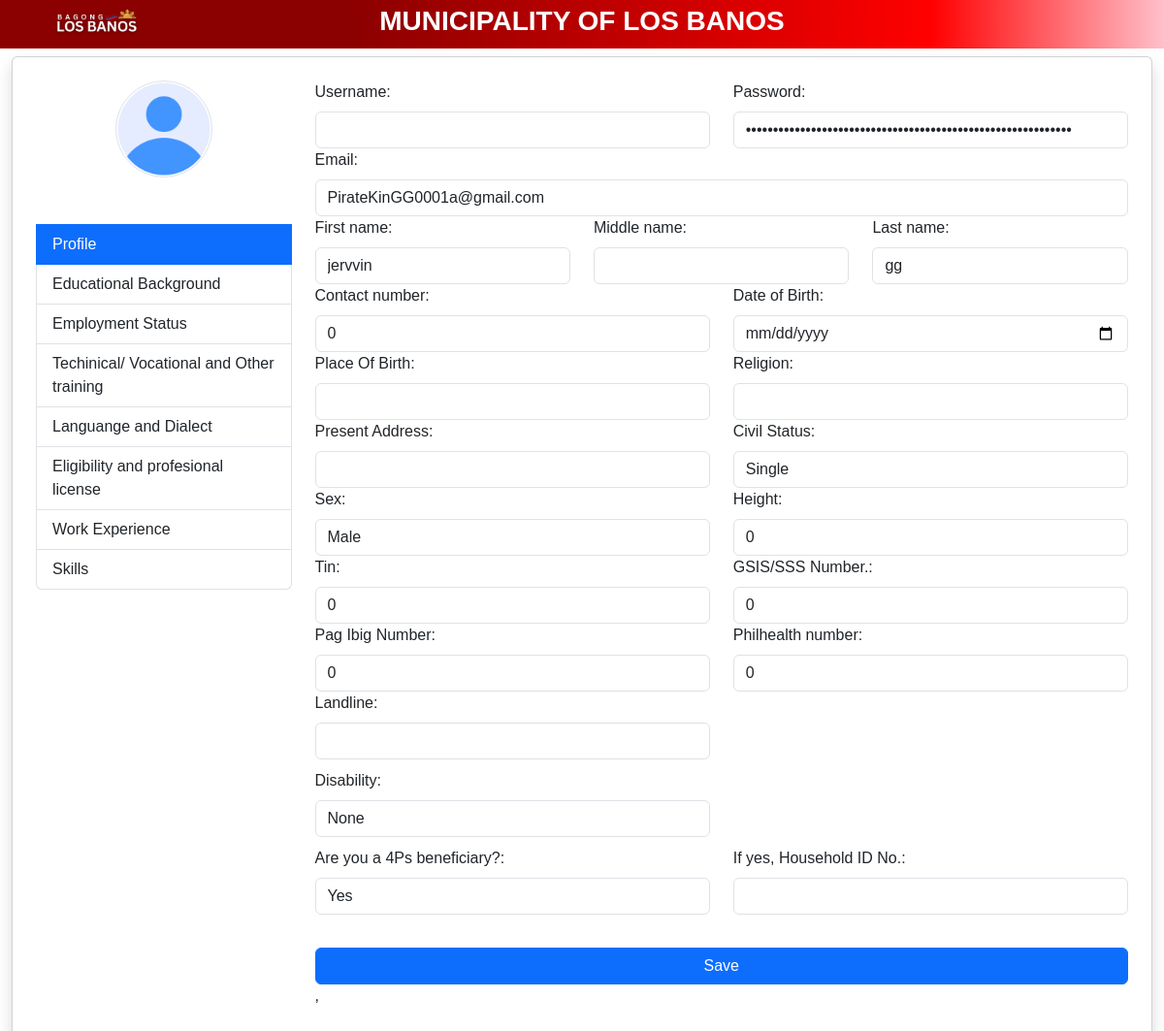
The app's page /Applicant/applicant_profile.php (signed in) with its own data.
### tables this page shows
CREATE TABLE `applicant_profile` (
  `id` int(255) NOT NULL,
  `username` varchar(255) NOT NULL,
  `password` varchar(255) NOT NULL,
  `is_verified` varchar(255) NOT NULL,
  `otp` varchar(255) NOT NULL,
  `otp_expiry` datetime(6) NOT NULL,
  `reset_token` varchar(255) NOT NULL,
  `reset_token_expiry` varchar(255) NOT NULL,
  `email` varchar(255) NOT NULL,
  `fname` varchar(255) NOT NULL,
  `lname` varchar(255) NOT NULL,
  `mname` varchar(255) NOT NULL,
  `dob` date NOT NULL,
  `pob` varchar(255) NOT NULL,
  `age` int(255) NOT NULL,
  `height` int(255) NOT NULL,
  `sex` varchar(255) NOT NULL,
  `civil_status` varchar(255) NOT NULL,
  `contact_no` int(255) NOT NULL,
  `landline` varchar(255) NOT NULL,
  `photo` varchar(255) NOT NULL,
  `house_address` varchar(255) NOT NULL,
  `tin` int(255) NOT NULL,
  `sss_no` int(255) NOT NULL,
  `pagibig_no` int(255) NOT NULL,
  `philhealth_no` int(255) NOT NULL,
  `passport_no` int(255) NOT NULL,
  `school_graduate` varchar(255) NOT NULL,
  `year_graduate` date NOT NULL,
  `course` varchar(255) NOT NULL,
  `work_location` varchar(255) NOT NULL,
  `disability` varchar(255) NOT NULL,
  `selected_option` varchar(255) NOT NULL,
  `four_ps` varchar(255) NOT NULL,
  `prefix` varchar(255) NOT NULL,
  `relegion` varchar(255) NOT NULL,
  `employment_status` varchar(255) NOT NULL,
  `resume` varchar(255) NOT NULL,
  `applicant_type` enum('Training','Employment','','') NOT NULL
);

### Applicant/applicant_profile.php (the view, shortened to what this page needs)
<?php
include "../db.php";
$applicant_profile = $_SESSION['applicant_id'];
$sql = "SELECT * FROM applicant_profile WHERE id = ?";
$stmt = $conn->prepare($sql);
$stmt->bind_param("i", $applicant_profile);
$stmt->execute();
$result = $stmt->get_result();
$row = $result->fetch_assoc();
?>
<!DOCTYPE html>
<html lang="en">
<head>
    <link href="https://cdn.jsdelivr.net/npm/bootstrap@5.3.0-alpha3/dist/css/bootstrap.min.css" rel="stylesheet">
    <link rel="stylesheet" href="https://cdnjs.cloudflare.com/ajax/libs/font-awesome/6.4.2/css/all.min.css">
    <link rel="stylesheet" href="css/profile.css">
    <link href="https://cdn.jsdelivr.net/npm/bootstrap-icons/font/bootstrap-icons.css" rel="stylesheet">
</head>
<body>
    <div class="header">
        <div class="container-fluid">
            <div class="row">
                <div class="col-md-2">
                    <img src="../img/logolb.png" alt="lblogo" style="height: 50px;">
                </div>
                <div class="col-md-8">
                    <h3 style="margin-top: 5px; font-weight: 900; color: #ffffff;">MUNICIPALITY OF LOS BANOS</h3>
                </div>
                <div class="col-md-2 mt-1 position-relative">
                </div>
            </div>
        </div>
    </div>
    <div class="container-xxl mt-2">
        <div class="card p-4 shadow">
            <div class="row">
                <div class="col-md-3">
                    <div class="list-group">
                        <div class="text-center">
                            <?php if(!empty($row['photo'])): ?>
                                <img src="<?php echo $row['photo']; ?>" alt="Profile Picture" class="profile-pic rounded-circle border mb-5" id="profilePic" onclick="document.getElementById('fileInput').click();">
                            <?php else: ?>
                                <img src="../img/user-placeholder.png" alt="Profile Picture" class="profile-pic rounded-circle border mb-5" id="profilePic" onclick="document.getElementById('fileInput').click();">
                            <?php endif; ?>
                        </div>
                        <button class="list-group-item list-group-item-action active" onclick="switchTab(event, 'profile')">Profile</button>
                        <button class="list-group-item list-group-item-action" onclick="switchTab(event, 'educational_background')">Educational Background</button>
                        <button class="list-group-item list-group-item-action" onclick="switchTab(event, 'employment_status')">Employment Status</button>
                        <button class="list-group-item list-group-item-action" onclick="switchTab(event, 'tvo')">Techinical/ Vocational and Other training</button>
                        <button class="list-group-item list-group-item-action" onclick="switchTab(event, 'ld')">Languange and Dialect</button>
                        <button class="list-group-item list-group-item-action" onclick="switchTab(event, 'ep')">Eligibility and profesional license</button>
                        <button class="list-group-item list-group-item-action" onclick="switchTab(event, 'we')">Work Experience</button>
                        <button class="list-group-item list-group-item-action" onclick="switchTab(event, 'ss')">Skills </button>
                    </div>
                </div>
                <div class="col-md-9">
                    <div id="profile" class="tab-content" style="display:block;">
                        <form action="process/save_profile1.php" method="post" enctype="multipart/form-data" class="needs-validation" novalidate>
                                <div class="row">
                                    <div class="col-md-6">
                                            <label class="form-label">Username:</label>
                                            <input type="text" name="name" class="form-control" value="<?php echo isset($row['username']) ? htmlspecialchars($row['username']) : ''; ?>" required>
                                    </div>
                                    <div class="col-md-6">
                                            <label class="form-label">Password:</label>
                                            <input type="password" name="pass" class="form-control" value="<?php echo isset($row['password']) ? htmlspecialchars($row['password']) : ''; ?>" required>
                                    </div>
                                    <div class="col-md-12">
                                            <label class="form-label">Email:</label>
                                            <input type="email" name="email" class="form-control" value="<?php echo isset($row['email']) ? htmlspecialchars($row['email']) : ''; ?>" required>
                                    </div>
                                    <div class="col-md-4">
                                            <label class="form-label">First name:</label>
                                            <input type="text" name="fname" class="form-control" value="<?php echo isset($row['fname']) ? htmlspecialchars($row['fname']) : ''; ?>" required>
                                    </div>
                                    <div class="col-md-4">
                                            <label class="form-label">Middle name:</label>
                                            <input type="text" name="mname" class="form-control" value="<?php echo isset($row['mname']) ? htmlspecialchars($row['mname']) : ''; ?>" required>
                                    </div>
                                    <div class="col-md-4">
                                            <label class="form-label">Last name:</label>
                                            <input type="text" name="lname" class="form-control" value="<?php echo isset($row['lname']) ? htmlspecialchars($row['lname']) : ''; ?>" required>
                                    </div>
                                    <div class="col-md-6">
                                            <label class="form-label">Contact number:</label>
                                            <input type="tel" name="contact" class="form-control" value="<?php echo isset($row['contact_no']) ? htmlspecialchars($row['contact_no']) : ''; ?>" required>
                                    </div>
                                    <div class="col-md-6">
                                            <label class="form-label">Date of Birth:</label>
                                            <input type="date" name="dob" class="form-control" value="<?php echo isset($row['dob']) ? htmlspecialchars($row['dob']) : ''; ?>" required>
                                    </div>
                                    <div class="col-md-6">
                                            <label class="form-label">Place Of Birth:</label>
                                            <input type="text" name="pob" class="form-control" value="<?php echo isset($row['pob']) ? htmlspecialchars($row['pob']) : ''; ?>" required>
                                    </div>
                                    <div class="col-md-6">
                                            <label class="form-label">Religion:</label>
                                            <input type="text" name="religion" class="form-control" value="<?php echo isset($row['religion']) ? htmlspecialchars($row['religion']) : ''; ?>" required>
                                    </div>
                                    <div class="col-md-6">
                                            <label class="form-label">Present Address:</label>
                                            <input type="text" name="address" class="form-control" value="<?php echo isset($row['present_address']) ? htmlspecialchars($row['present_address']) : ''; ?>" required>
                                    </div>
                                    <div class="col-md-6">
                                            <label class="form-label">Civil Status:</label>
                                            <select name="civil_status" class="form-control" required>
                                                <option value="single" <?php echo isset($row['civil_status']) && $row['civil_status'] == 'single' ? 'selected' : ''; ?>>Single</option>
                                            </select>
                                    </div>
                                    <div class="col-md-6">
                                            <label class="form-label">Sex:</label>
                                            <select name="sex" class="form-control" required>
                                                <option value="male" <?php echo isset($row['sex']) && $row['sex'] == 'male' ? 'selected' : ''; ?>>Male</option>
                                            </select>
                                    </div>
                                    <div class="col-md-6">
                                            <label class="form-label">Height:</label>
                                            <input type="text" name="height" class="form-control" value="<?php echo isset($row['height']) ? htmlspecialchars($row['height']) : ''; ?>" required>
                                    </div>
                                    <div class="col-md-6">
                                            <label class="form-label">Tin:</label>
                                            <input type="tel" name="tin" class="form-control" value="<?php echo isset($row['tin']) ? htmlspecialchars($row['tin']) : ''; ?>" required>
                                    </div>
                                    <div class="col-md-6">
                                            <label class="form-label">GSIS/SSS Number.:</label>
                                            <input type="text" name="sss_no" class="form-control" value="<?php echo isset($row['sss_no']) ? htmlspecialchars($row['sss_no']) : ''; ?>" required>
                                    </div>
                                    <div class="col-md-6">
                                            <label class="form-label">Pag Ibig Number:</label>
                                            <input type="text" name="pag_ibig_number" class="form-control" value="<?php echo isset($row['pagibig_no']) ? htmlspecialchars($row['pagibig_no']) : ''; ?>" required>
                                    </div>
                                            <div class="col-md-6">
                                            <label class="form-label">Philhealth number:</label>
                                            <input type="text" name="philhealth_no" class="form-control" value="<?php echo isset($row['philhealth_no']) ? htmlspecialchars($row['philhealth_no']) : ''; ?>" required>
                                    </div>
                                    <div class="col-md-6">
                                            <label class="form-label">Landline:</label>
                                            <input type="text" name="landline" class="form-control" value="<?php echo isset($row['landline']) ? htmlspecialchars($row['landline']) : ''; ?>" required>
                                    </div>
                            </div>
                            <div class="row">
                                <div class="col-md-6">
                                        <label class="form-label">Disability:</label>
                                        <select name="disability" class="form-control" id="disability" required>
                                            <option value="none" <?php echo isset($row['disability']) && $row['disability'] == 'none' ? 'selected' : ''; ?>>None</option>
                                        </select>
                                </div>
                            </div>
                            <div class="row">
                                <div class="col-md-6">
                                        <label class="form-label">Are you a 4Ps beneficiary?:</label>
                                        <select name="four_ps" class="form-control" id="four_ps" required>
                                            <option value="yes" <?php echo isset($row['four_ps']) && $row['four_ps'] == 'yes' ? 'selected' : ''; ?>>Yes</option>
                                        </select>
                                </div>
                                <div class="col-md-6" id="household_id_container" style="display:none;">
                                        <label class="form-label">If yes, Household ID No.:</label>
                                        <input type="text" name="household_id" class="form-control" value="<?php echo isset($row['household_id']) ? htmlspecialchars($row['household_id']) : ''; ?>" required>
                                </div>
                            </div>
                            <button type="submit" class="btn btn-primary w-100 mt-4">Save</button>
                        </form>
                    </div>
,
                    </div>
                </div>
            </div>
        </div>
</body>
</html>

### Applicant/css/profile.css (style rules this page uses)
body { font-family: Arial, sans-serif; }
.header { background: linear-gradient(to right, #8B0000 30%, #FF0000 80%, #FFC0CB 100%); color: white; height: 50px; width: 100%; text-align: center; }
.profile-pic { width: 100px; height: 100px; border-radius: 50%; object-fit: cover; }
.row { margin-bottom: 10px; }

### records on screen
applicant_profile: email "PirateKinGG0001a@gmail.com", fname "jervvin", lname "gg", contact "0", height "0", tin "0", sss_no "0", pag_ibig_number "0", philhealth_no "0"
